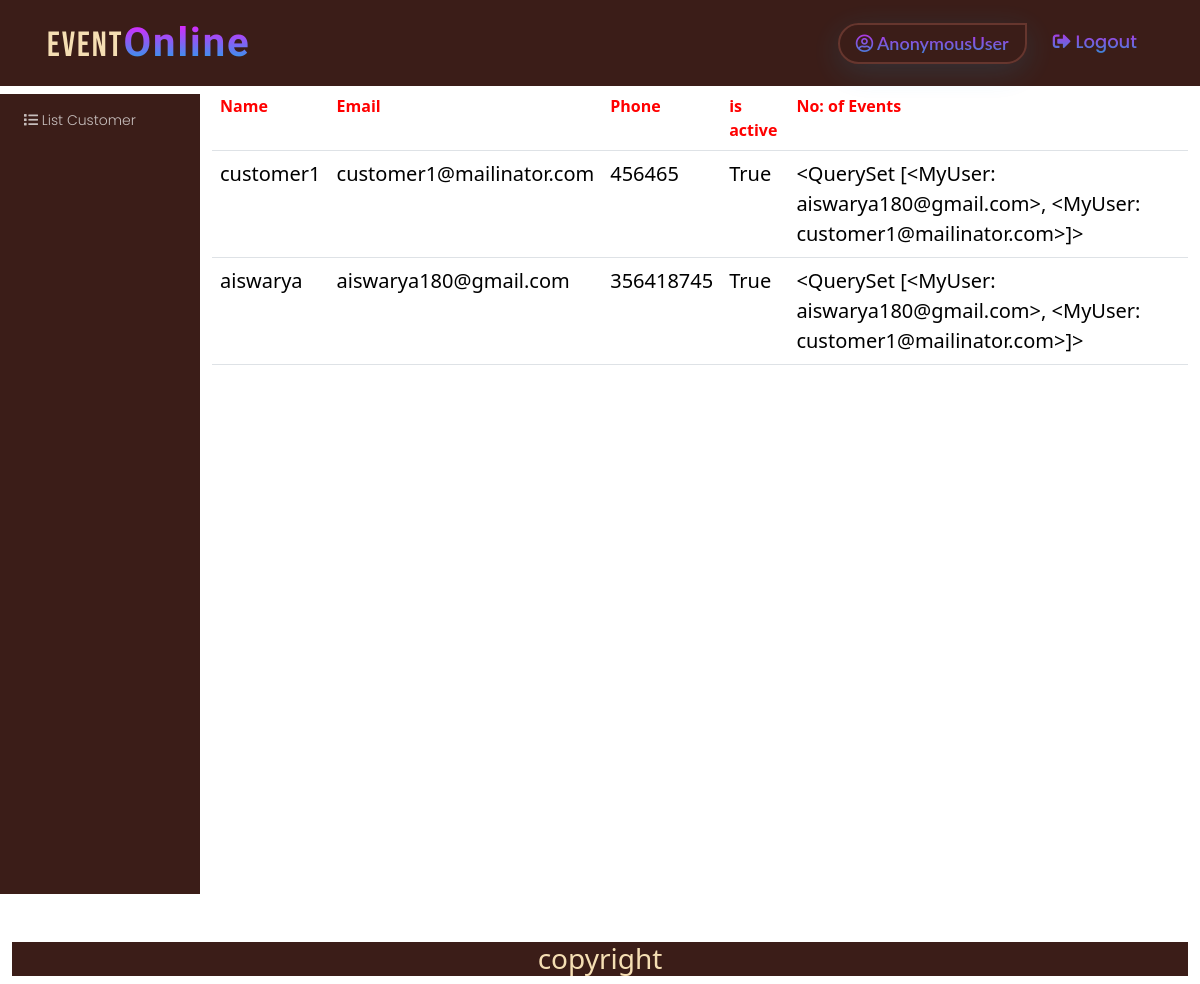
/authapp/customer/list, run on the app's committed database.
### authapp/models.py (models this page shows, shortened)
class MyUser(AbstractBaseUser):
    ADMIN = 'admin'
    CUSTOMER = 'customer'
    options = [
        ('ADMIN', 'admin'),
        ('CUSTOMER', 'customer'),
    ]
    email = models.EmailField(
        verbose_name='email address',
        max_length=255,
        unique=True,
    )
    name = models.CharField(max_length=120)
    date_of_birth = models.DateField()
    is_active = models.BooleanField(default=True)
    is_admin = models.BooleanField(default=False)
    phone = models.IntegerField(blank=True)
    role = models.CharField(max_length=120, choices=options, default='CUSTOMER')
    objects = MyUserManager()
    USERNAME_FIELD = 'email'
    REQUIRED_FIELDS = ['name', 'date_of_birth', 'role', 'phone']
    def __str__(self):
        return self.email

### authapp/views.py (the view)
# urls.py: path('customer/list', views.ListCutomers.as_view(), name='listcustomers'),
class ListCutomers(ListView):
    model = MyUser
    template_name = 'authapp/customers.html'
    context_object_name = 'customers'
    def get_context_data(self, *args, **kwargs):
        user_posts = MyUser.objects.annotate(total_posts=Count('event'))
        context = super(ListCutomers, self).get_context_data(*args, **kwargs)
        context['user_posts'] = user_posts
        return context

### templates/authapp/customers.html
<!DOCTYPE html>
{%extends 'authapp/baseadmin.html'%}
{%load static%}
{% block body_block %}
<table class="table">
    <tr>
        <th>Name</th>
        <th>Email</th>
        <th>Phone</th>
        <th>is active</th>
        <th>No: of Events</th>
    </tr>
    {%for customer in customers%}
    <tr>
        <td>{{customer.name}}</td>
        <td>{{customer.email}}</td>
        <td>{{customer.phone}}</td>
        <td>{{customer.is_active}}</td>
        <td>{{user_posts}}</td>
    </tr>
    {%endfor%}
</table>
{%endblock%}

### static/css/styles.css (style rules this page uses)
th { color: red; }
td { margin-top : 5px; color: black; font-size : 20px; }
body { background-image: url("https://cdn.wallpapersafari.com/18/38/bp9GEo.jpg"); background-repeat: no-repeat; background-attachment: fixed; }

### data on the page
MyUser: name "customer1", email "customer1@mailinator.com", phone "456465", is_active "True"
MyUser: email.email "<QuerySet [<MyUser: aiswarya180@gmail.com>, <MyUser: customer1@mailinator.com>]>", name "aiswarya", email "aiswarya180@gmail.com", phone "356418745", is_active "True"

### other printed values
{{ request.user }} "AnonymousUser"
